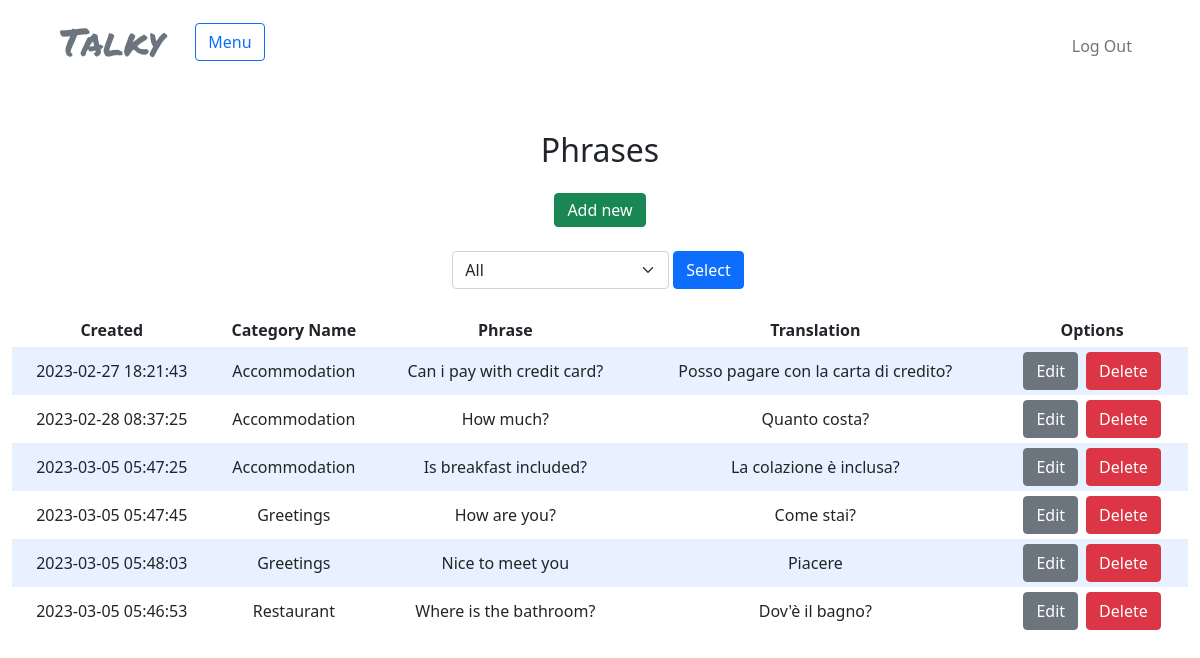
Screenshot of /phrases (signed in) with the database file from the repository.
### tables this page shows
CREATE TABLE phrases (
    id INTEGER PRIMARY KEY AUTOINCREMENT,
    category_type TEXT,
    category_name TEXT,
    phrase TEXT NOT NULL,
    translation TEXT NOT NULL,
    date TEXT DEFAULT CURRENT_TIMESTAMP
);

### app.py (the view, shortened to what this page needs)
@app.route("/phrases", methods=["GET", "POST"])
@login_required
def phrases():
    categories = db.execute(
        "SELECT * FROM categories WHERE category_type='Phrases'")
    phrases = db.execute(
        "SELECT * FROM phrases ORDER BY category_name ASC, phrase ASC")
    if request.method == "GET":
        return render_template("phrases.html", phrases=phrases, categories=categories)

### app.py (called while the page is built)
@app.after_request
def after_request(response):
    response.headers["Cache-Control"] = "no-cache, no-store, must-revalidate"
    response.headers["Expires"] = 0
    response.headers["Pragma"] = "no-cache"
    return response

@app.context_processor
def inject_username():
    username = session.get("username")
    print(username)
    return dict(user=username)

### helpers.py (called while the page is built)
def login_required(f):
    @wraps(f)
    def decorated_function(*args, **kwargs):
        if session.get("user_id") is None:
            return redirect("/login")
        return f(*args, **kwargs)
    return decorated_function

### templates/phrases.html (shortened to what this page needs)
{% extends "layout.html" %}
{% block main%}
<div class="d-flex flex-column align-items-center">
    <div class="d-flex flex-column justify-content-center">
        <h2 class="pb-3">Phrases</h2>
        <a class="btn btn-success mx-3 mb-4 py-1 px-" href="/add-phrase">Add new</a>
    </div>
    <div>
        <form class="d-flex flex-row py-auto mb-4" method="POST" action="/phrases">
            <select class='form-select mx-auto w-auto' name="category-name" id="category-name" required>
                <option {{ "selected='selected'" if selected == "All" else "" }} value="All">All</option>
            </select>
            <button class="btn btn-primary mx-1" type="submit">Select</button>
        </form>
    </div>
    <table class="table-class">
        <thead>
            <tr>
                <th>Created</th>
                <th>Category Name</th>
                <th>Phrase</th>
                <th>Translation</th>
                <th>Options</th>
            </tr>
        </thead>
        <tbody>
            {% for phrase in phrases %}
            <tr>
                <td>{{phrase.date}}</td>
                <td>{{phrase.category_name}}</td>
                <td>{{phrase.phrase}}</td>
                <td>{{phrase.translation}}</td>
                <td class="d-flex flex-row align-items-center justify-content-center">
                    <a href="/edit-phrase/{{ phrase.id }}" class="btn btn-secondary mx-1">Edit</a>
                    <form action="{{ url_for('delete_phrase', id=phrase.id)}}" method="post">
                        <input type="submit" value="Delete" class="btn btn-danger mx-1">
                    </form>
                </td>
            </tr>
            {% endfor %}
        </tbody>
    </div>
{% endblock %}

### static/styles.css (style rules this page uses)
:root { --main-bg-color: #1a1a30; --light-bg-color: #20203e; }
html, body { height: 100%; }
table { background-color: transparent; margin-bottom: 1rem; width: 100%; }
table th, table td { padding: 5px 0; vertical-align: middle; }
tbody tr:nth-of-type(odd) { background-color: rgb(179, 208, 255, 0.3) }

### rows the page displays
phrases: date "2023-02-27 18:21:43", category_name "Accommodation", phrase "Can i pay with credit card?", translation "Posso pagare con la carta di credito?"
phrases: date "2023-02-28 08:37:25", category_name "Accommodation", phrase "How much?", translation "Quanto costa?"
phrases: date "2023-03-05 05:47:25", category_name "Accommodation", phrase "Is breakfast included?", translation "La colazione è inclusa?"
phrases: date "2023-03-05 05:47:45", category_name "Greetings", phrase "How are you?", translation "Come stai?"
phrases: date "2023-03-05 05:48:03", category_name "Greetings", phrase "Nice to meet you", translation "Piacere"
phrases: date "2023-03-05 05:46:53", category_name "Restaurant", phrase "Where is the bathroom?", translation "Dov'è il bagno?"
